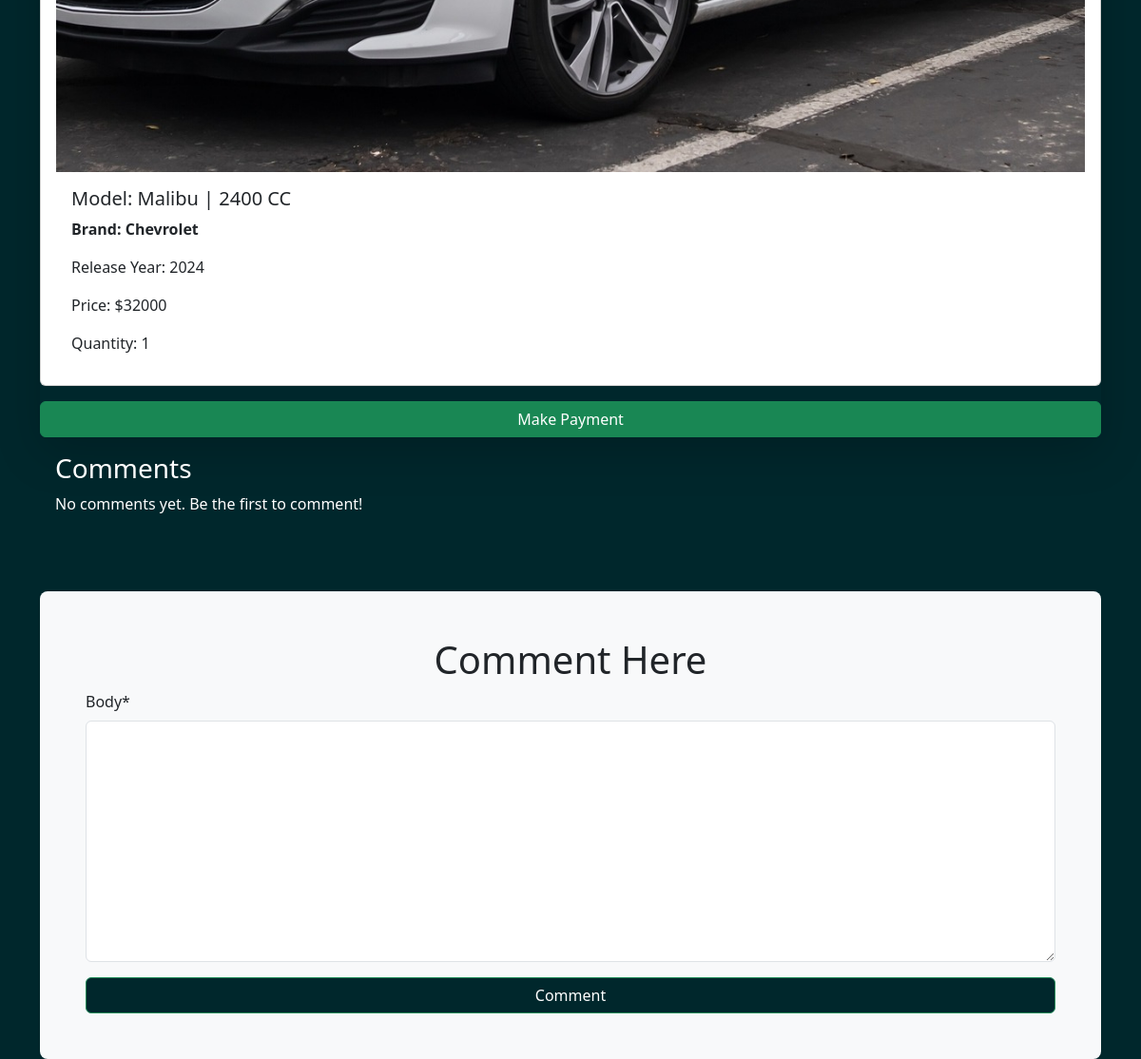
The app's page /car/43/ (signed in, lower part), older data.
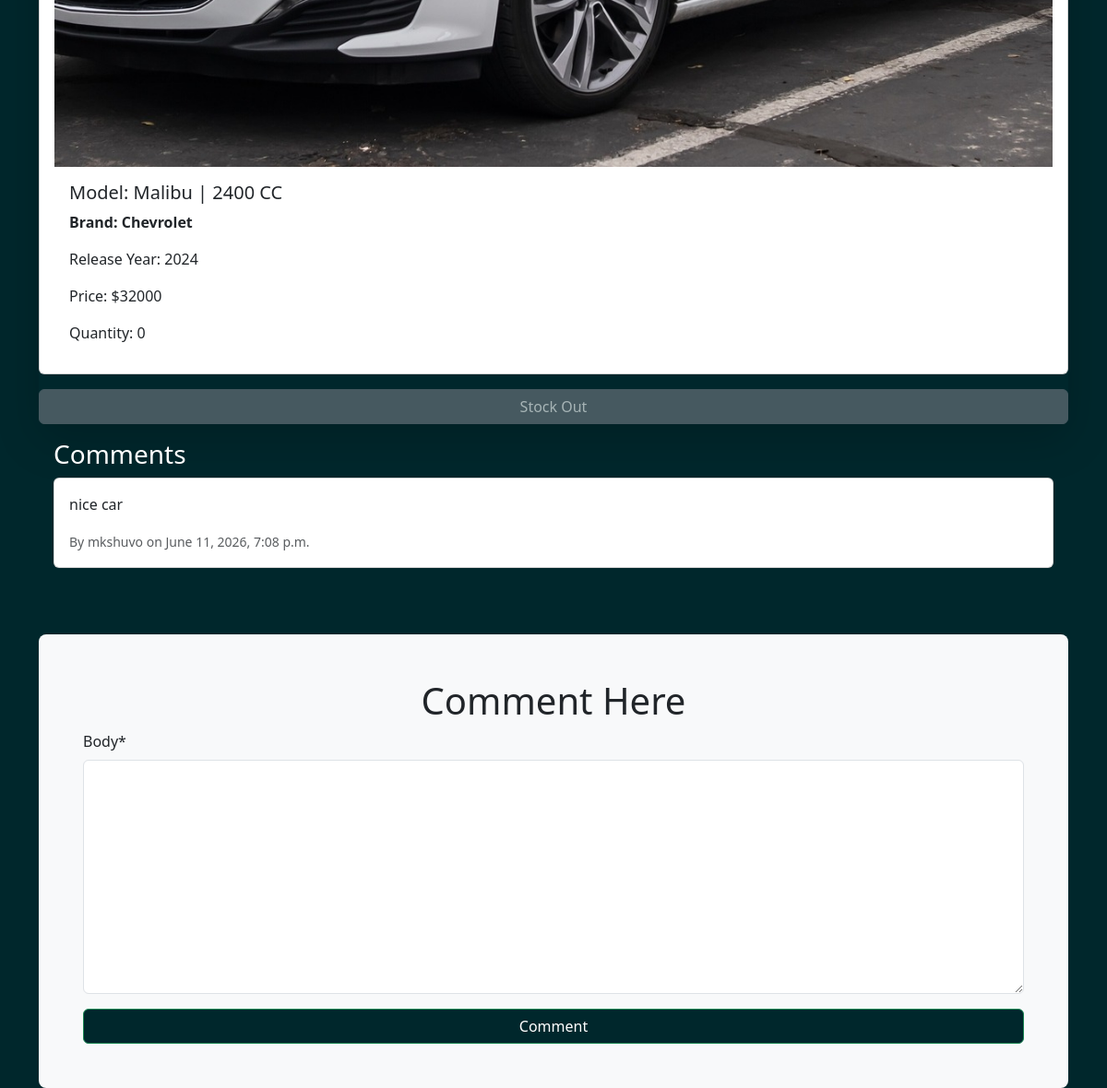
The same page, newer data.
### car/models.py (models this page shows, shortened)
class Car(models.Model):
    brand = models.ForeignKey(Brand, on_delete=models.CASCADE)
    image = models.ImageField(upload_to="cars/", blank=True, null=True)
    model_name = models.CharField(max_length=150)
    cc = models.IntegerField()
    release_year = models.IntegerField()
    quantity=models.IntegerField(default=1)
    price=models.IntegerField()

class Comment(models.Model):
    user=models.ForeignKey(User,on_delete=models.CASCADE)
    car=models.ForeignKey(Car,on_delete=models.CASCADE)
    body=models.TextField()
    time=models.DateTimeField(auto_now_add=True)

### brand/models.py (models this page shows, shortened)
class Brand(models.Model):
    name = models.CharField(max_length=150)
    founder = models.CharField(max_length=150)
    founded = models.DateField()

### car/views.py (the view, shortened to what this page needs)
# urls.py: path("<int:pk>/",views.CarDetailView.as_view(), name='car_details'),
class CarDetailView(LoginRequiredMixin,DetailView):
    model=Car
    template_name='car/car_details.html'
    context_object_name="car"
    def get_context_data(self,**kwargs):
        context=super().get_context_data(**kwargs)
        context['comment_form']=CommentForm()
        context['comments']=Comment.objects.filter(car=self.object)
        return context

### car/forms.py
class CommentForm(forms.ModelForm):
    class Meta:
        model = Comment
        fields = ["body"]

### car/templates/car/car_details.html (shortened to what this page needs)
{% extends 'base.html' %}
{% load static %}
{% load crispy_forms_tags %}
{% block content %}
<div class="container justify-content-center align-items-center">
    <form action="{% url "ordercar"  car.pk %}" method="POST" class=" shadow shadow-lg rounded-3  ">
        <div class="card mb-3 p-3">
            <img class="card-img-top" src="{{car.image.url}}"  alt="Card image cap">
            <div class="card-body">
                <h5 class="card-title">Model: {{car.model_name}} | {{car.cc}} CC</h5>
                <p class="card-text fw-bold">Brand: {{car.brand.name}} </p>
                <p class="card-text">Release Year: {{car.release_year}}</p>
                <p class="card-text">Price: ${{car.price}}</p>
                <p class="card-text">Quantity: {{car.quantity}}</p>
            </div>
        </div>
        {% if car.quantity <= 0 %}
        <button disabled class="btn btn-secondary w-100">
            Stock Out
        </button>
        {% else %}
        <button type="submit" class="btn btn-success w-100 "  class="w-100">Make Payment</button>
        {% endif %}
    </form>
    <div class="row p-3">
        <div class="col">
            <h3 class="text-white">Comments</h3>
            {% for comment in comments %}
            <div class="card mb-2">
                <div class="card-body">
                    <p class="card-text ">{{ comment.body }}</p>
                    <p class="card-text "><small class="text-muted">By {{ comment.user.username }} on {{ comment.time }}</small></p>
                </div>
            </div>
            {% empty %}
            <p class="text-white">No comments yet. Be the first to comment!</p>
            {% endfor %}
        </div>
    </div>
    <div class=" bg-light p-5  rounded-3 mt-5 ">
        <h1 class=" text-center"> Comment Here</h1>
        <form  method="POST">
            {{ comment_form | crispy }}
            <button  class="btn btn-success w-100 "  style="background-color:  #00272c; " type="submit" class="w-100">Comment</button>
        </form>
    </div>
</div>
{% endblock %}

Row changes from the older to the newer data that the page shows:
changed Car "Malibu": quantity "1" → "0"
added Comment: body "nice car", user.username "mkshuvo", time "June 11, 2026, 7:08 p.m."
Text that changed along with them:
text no longer shown: "Make Payment No comments yet. Be the first to comment!"
text now shown: "Stock Out"
